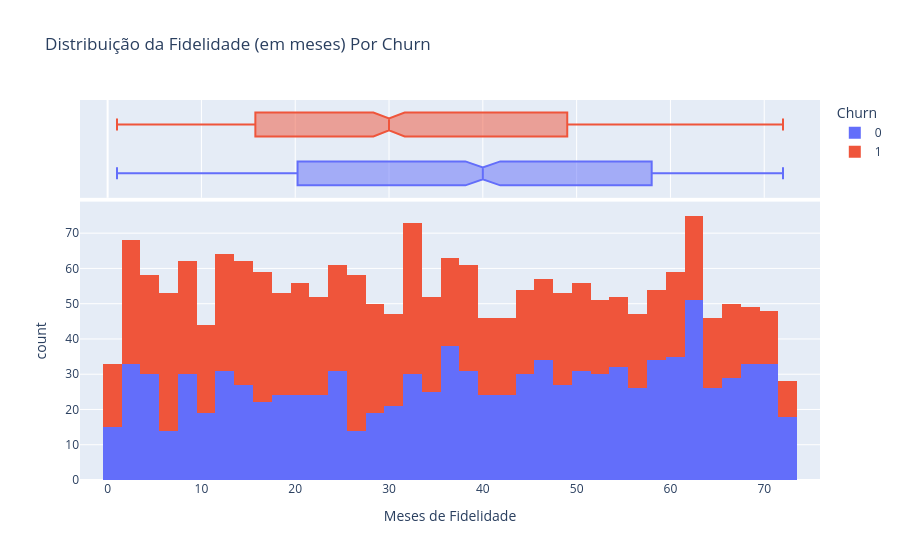

The notebook cell this image was saved under:
### Markdown cell above
### 04.3 - Gráfico de Distribuição da Fidelidade (em meses) Por Churn

### Code cell
# grafico - versao interativa

# analise por fidelidade (Tenuer)
fig_hist_fidelidade = px.histogram(
    df_churn,
    x = "Fidelidade_Meses",
    color = "Churn",
    marginal = "box",
    title = "Distribuição da Fidelidade (em meses) Por Churn",
    labels = {"Fidelidade_Meses": "Meses de Fidelidade"}
)

fig_hist_fidelidade.show()

### Figure 1 — Plotly figure (JSON) as saved in the notebook; plotly's stock layout.template omitted (floating-point values rounded to 4 significant figures; data arrays with more than 128 entries replaced by an {"elided": "..."} marker saying what was removed)
{"data": [{"bingroup": "x", "hovertemplate": "Churn=0<br>Meses de Fidelidade=%{x}<br>count=%{y}<extra></extra>", "legendgroup": "0", "marker": {"color": "#636efa", "pattern": {"shape": ""}}, "name": "0", "orientation": "v", "showlegend": true, "type": "histogram", "x": {"elided": "1019 int values"}, "xaxis": "x", "yaxis": "y"}, {"hovertemplate": "Churn=0<br>Meses de Fidelidade=%{x}<extra></extra>", "legendgroup": "0", "marker": {"color": "#636efa"}, "name": "0", "notched": true, "showlegend": false, "type": "box", "x": {"elided": "1019 int values"}, "xaxis": "x2", "yaxis": "y2"}, {"bingroup": "x", "hovertemplate": "Churn=1<br>Meses de Fidelidade=%{x}<br>count=%{y}<extra></extra>", "legendgroup": "1", "marker": {"color": "#EF553B", "pattern": {"shape": ""}}, "name": "1", "orientation": "v", "showlegend": true, "type": "histogram", "x": {"elided": "981 int values"}, "xaxis": "x", "yaxis": "y"}, {"hovertemplate": "Churn=1<br>Meses de Fidelidade=%{x}<extra></extra>", "legendgroup": "1", "marker": {"color": "#EF553B"}, "name": "1", "notched": true, "showlegend": false, "type": "box", "x": {"elided": "981 int values"}, "xaxis": "x2", "yaxis": "y2"}], "layout": {"barmode": "relative", "legend": {"title": {"text": "Churn"}, "tracegroupgap": 0}, "title": {"text": "Distribuição da Fidelidade (em meses) Por Churn"}, "xaxis": {"anchor": "y", "domain": [0, 1], "title": {"text": "Meses de Fidelidade"}}, "xaxis2": {"anchor": "y2", "domain": [0, 1], "matches": "x", "showgrid": true, "showticklabels": false}, "yaxis": {"anchor": "x", "domain": [0, 0.7326], "title": {"text": "count"}}, "yaxis2": {"anchor": "x2", "domain": [0.7426, 1], "matches": "y2", "showgrid": false, "showline": false, "showticklabels": false, "ticks": ""}}}
